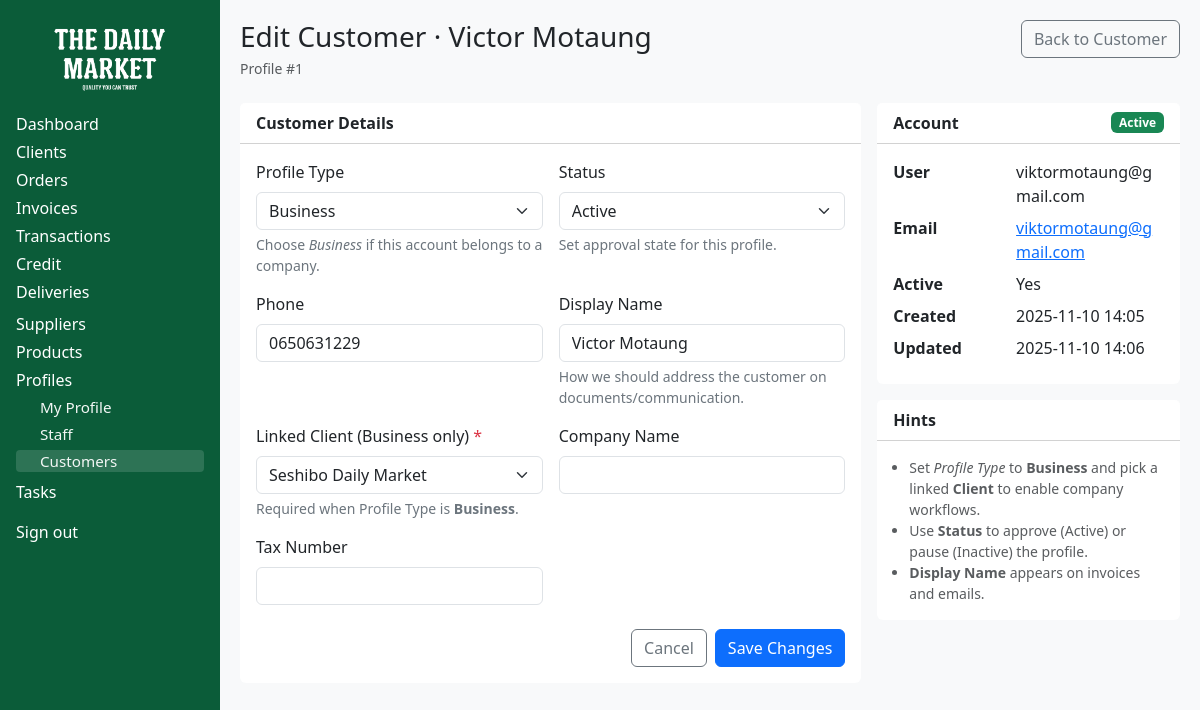
Screenshot of /portal/staff/customers/1/edit/ (signed in) with the database file from the repository.
### profiles/models.py (models this page shows, shortened)
class CustomerProfile(models.Model):
    PROFILE_CHOICES = [
        ("PERSONAL", "Personal"),
        ("BUSINESS", "Business"),
    ]
    STATUS_CHOICES = [
        ("pending", "Pending"),
        ("active", "Active"),
        ("inactive", "Inactive"),
    ]
    user = models.OneToOneField(
        settings.AUTH_USER_MODEL,
        on_delete=models.CASCADE,
        related_name="customer_profile",
    )
    profile_type = models.CharField(
        max_length=10,
        choices=PROFILE_CHOICES,
        default="PERSONAL",
        db_index=True,
    )
    status = models.CharField(
        max_length=8,
        choices=STATUS_CHOICES,
        default="pending",
        db_index=True,
        help_text="Approval state of this profile.",
    )
    phone = models.CharField(max_length=50, blank=True)
    display_name = models.CharField(
        max_length=120,
        blank=True,
        help_text="How we should address you on documents/communication.",
    )
    client = models.ForeignKey(
        Client,
        on_delete=models.SET_NULL,
        null=True,
        blank=True,
        related_name="user_profiles",
        help_text="Required when profile type is Business.",
    )
    company_name = models.CharField(max_length=160, blank=True)
    tax_number = models.CharField(max_length=60, blank=True)
    created_at = models.DateTimeField(auto_now_add=True)
    updated_at = models.DateTimeField(auto_now=True)
    last_seen_at = models.DateTimeField(null=True, blank=True, db_index=True)

### staff_portal/views.py (the view)
# urls.py: path("customers/<int:pk>/edit/", views.customer_profile_edit, name="customer_profile_edit"),
@login_required
@staff_required
def customer_profile_edit(request, pk: int):
    cp = get_object_or_404(CustomerProfile, pk=pk)
    def _send_customer_activation_email(user, profile):
        login_url = request.build_absolute_uri(reverse("client-login"))
        ctx = {"user": user, "profile": profile, "login_url": login_url}
        subject = "Seshibo Daily Market – Your account is now active"
        from_email = getattr(settings, "DEFAULT_FROM_EMAIL", "accounts@seshibodailymarket.co.za")
        recipient = (user.email or user.username)
        if not recipient:
            return False
        text_body = render_to_string("email/welcome_email.txt", ctx)
        html_body = render_to_string("email/welcome_email.html", ctx)
        msg = EmailMultiAlternatives(
            subject=subject,
            body=text_body,
            from_email=from_email,
            to=[recipient],
            headers={"Reply-To": getattr(settings, "SUPPORT_EMAIL", "support@seshibodailymarket.co.za")},
        )
        msg.attach_alternative(html_body, "text/html")
        msg.send(fail_silently=False)
        return True
    if request.method == "POST":
        form = CustomerProfileEditForm(request.POST, instance=cp)
        prev_status = cp.status
        if form.is_valid():
            updated_cp = form.save()
            just_activated = (prev_status == "pending" and updated_cp.status == "active")
            if just_activated:
                try:
                    sent = _send_customer_activation_email(updated_cp.user, updated_cp)
                    if sent:
                        messages.success(request, "Customer profile updated and welcome email sent.")
                    else:
                        messages.warning(request, "Customer activated, but no email address on file.")
                except Exception as e:
                    messages.warning(request, f"Customer activated, but failed to send email: {e}")
            else:
                messages.success(request, "Customer profile updated successfully.")
            return redirect("customer_profile_view", pk=updated_cp.pk)
        else:
            messages.error(request, "Please fix the errors below and try again.")
    else:
        form = CustomerProfileEditForm(instance=cp)
    ctx = {"cp": cp, "form": form, "user_obj": cp.user}
    return render(request, "staff_portal/customer_profile_edit.html", ctx)

### clients/models.py (called while the page is built)
    def __str__(self):
        return self.organization or self.name

### staff_portal/views.py (called while the page is built)
def staff_check(user):
    return user.is_authenticated and user.is_staff

### staff_portal/templates/staff_portal/customer_profile_edit.html (shortened to what this page needs)
{% load static humanize widget_tweaks %}
<!DOCTYPE html>
<html lang="en">
<head>
  <link href="https://cdn.jsdelivr.net/npm/bootstrap@5.3.3/dist/css/bootstrap.min.css" rel="stylesheet">
</head>
<body>
  <aside class="sidebar-desktop d-none d-lg-block sidebar-skin">
    <div class="text-center mb-3">
      <img src="{% static 'images/logo.png' %}" alt="Seshibo Daily Market" class="logo-img">
    </div>
    <a href="{% url 'staff-dashboard' %}" class="nav-link {% if request.resolver_match.url_name == 'staff-dashboard' %}active{% endif %}">Dashboard</a>
    <a href="{% url 'staff-clients' %}" class="nav-link {% if request.resolver_match.url_name in 'staff-clients client-view client-edit client-create' %}active{% endif %}">Clients</a>
    <a href="{% url 'staff-orders' %}" class="nav-link {% if request.resolver_match.url_name == 'staff-orders' %}active{% endif %}">Orders</a>
    <a href="{% url 'staff-invoices' %}" class="nav-link {% if request.resolver_match.url_name == 'staff-invoices' %}active{% endif %}">Invoices</a>
    <a href="{% url 'staff-transactions' %}" class="nav-link {% if request.resolver_match.url_name == 'staff-transactions' %}active{% endif %}">Transactions</a>
    <a href="{% url 'staff-credit' %}" class="nav-link {% if request.resolver_match.url_name == 'staff-credit' %}active{% endif %}">Credit</a>
    <div class="mb-2">
      {% with current_name=request.resolver_match.url_name %}
        <a class="nav-link d-flex align-items-center justify-content-between"
           data-bs-toggle="collapse" href="#deliveriesMenuDesktop" role="button"
           aria-expanded="{% if current_name == 'warehouse' or current_name == 'delivery' %}true{% else %}false{% endif %}"
           aria-controls="deliveriesMenuDesktop">
          <span>Deliveries</span>
        </a>
      {% endwith %}
    </div>
    <a href="{% url 'staff-suppliers' %}" class="nav-link {% if request.resolver_match.url_name in 'staff-suppliers supplier-view supplier-edit supplier-create' %}active{% endif %}">Suppliers</a>
    <a href="{% url 'staff-products' %}" class="nav-link {% if request.resolver_match.url_name in 'staff-products products-edit products-create' %}active{% endif %}">Products</a>
    <div class="mb-2">
      {% with current_name=request.resolver_match.url_name %}
        <a class="nav-link d-flex align-items-center justify-content-between"
           data-bs-toggle="collapse" href="#profilesMenuDesktop" role="button"
           aria-expanded="{% if current_name in 'my_profile staff_profile customer_profile customer_profile_view customer_profile_edit' %}true{% else %}false{% endif %}"
           aria-controls="profilesMenuDesktop">
          <span>Profiles</span>
        </a>
        <div class="collapse {% if current_name in 'my_profile staff_profile customer_profile customer_profile_view customer_profile_edit' %}show{% endif %}" id="profilesMenuDesktop">
          <a href="{% url 'my_profile' %}" class="nav-link ps-4 {% if current_name == 'my_profile' %}active{% endif %}">My Profile</a>
          <a href="{% url 'staff_profile' %}" class="nav-link ps-4 {% if current_name == 'staff_profile' %}active{% endif %}">Staff</a>
          <a href="{% url 'customer_profile' %}" class="nav-link ps-4 {% if current_name in 'customer_profile customer_profile_view customer_profile_edit' %}active{% endif %}">Customers</a>
        </div>
      {% endwith %}
    </div>
    <a href="{% url 'tasks' %}" class="nav-link {% if request.resolver_match.url_name == 'tasks' %}active{% endif %}">Tasks</a>
    <div class="mt-3">
      <form action="{% url 'logout' %}" method="post" class="m-0 p-0">
        <button type="submit" class="nav-link w-100 text-start btn btn-link p-0 text-white">Sign out</button>
      </form>
    </div>
  </aside>
  <main class="content">
    <div class="d-flex justify-content-between align-items-start flex-wrap gap-2">
      <div>
        <h3 class="m-0">Edit Customer · {{ user_obj.get_full_name|default:user_obj.username }}</h3>
        <div class="text-muted small mt-1">Profile #{{ cp.pk }}</div>
      </div>
      <a href="{% url 'customer_profile_view' cp.pk %}" class="btn btn-outline-secondary">Back to Customer</a>
    </div>
    <div class="row g-3 mt-2">
      <div class="col-lg-8">
        <div class="card border-0">
          <div class="card-header bg-white">
            <strong>Customer Details</strong>
          </div>
          <div class="card-body">
            <form method="post" novalidate>
              <div class="row g-3">
                <div class="col-md-6">
                  <label class="form-label">Profile Type</label>
                  {{ form.profile_type|add_class:"form-select" }}
                  <div class="helptext">Choose <em>Business</em> if this account belongs to a company.</div>
                </div>
                <div class="col-md-6">
                  <label class="form-label">Status</label>
                  {{ form.status|add_class:"form-select" }}
                  <div class="helptext">Set approval state for this profile.</div>
                </div>
                <div class="col-md-6">
                  <label class="form-label">Phone</label>
                  {{ form.phone|add_class:"form-control" }}
                </div>
                <div class="col-md-6">
                  <label class="form-label">Display Name</label>
                  {{ form.display_name|add_class:"form-control" }}
                  <div class="helptext">How we should address the customer on documents/communication.</div>
                </div>
                <div class="col-md-6">
                  <label class="form-label">Linked Client (Business only) <span id="clientRequiredMark" class="text-danger" style="display:none;">*</span></label>
                  {{ form.client|add_class:"form-select" }}
                  <div class="helptext">Required when Profile Type is <strong>Business</strong>.</div>
                </div>
                <div class="col-md-6">
                  <label class="form-label">Company Name</label>
                  {{ form.company_name|add_class:"form-control" }}
                </div>
                <div class="col-md-6">
                  <label class="form-label">Tax Number</label>
                  {{ form.tax_number|add_class:"form-control" }}
                </div>
              </div>
              <div class="d-flex justify-content-end gap-2 mt-4">
                <a href="{% url 'customer_profile_view' cp.pk %}" class="btn btn-outline-secondary">Cancel</a>
                <button type="submit" class="btn btn-primary">Save Changes</button>
              </div>
            </form>
          </div>
        </div>
      </div>
      <div class="col-lg-4">
        <div class="card border-0">
          <div class="card-header bg-white d-flex justify-content-between align-items-center">
            <strong>Account</strong>
            <span class="badge badge-status
              {% if cp.status == 'active' %}bg-success
              {% elif cp.status == 'inactive' %}bg-secondary
              {% else %}bg-warning text-dark{% endif %}">
              {{ cp.status }}
            </span>
          </div>
          <div class="card-body">
            <dl class="row mb-0">
              <dt class="col-5">User</dt>
              <dd class="col-7">{{ user_obj.username }}</dd>
              <dt class="col-5">Email</dt>
              <dd class="col-7">
                {% if user_obj.email %}
                  <a href="mailto:{{ user_obj.email }}">{{ user_obj.email }}</a>
                {% else %}—{% endif %}
              </dd>
              <dt class="col-5">Active</dt>
              <dd class="col-7">{% if user_obj.is_active %}Yes{% else %}No{% endif %}</dd>
              <dt class="col-5">Created</dt>
              <dd class="col-7">{{ cp.created_at|date:"Y-m-d H:i" }}</dd>
              <dt class="col-5">Updated</dt>
              <dd class="col-7">{{ cp.updated_at|date:"Y-m-d H:i" }}</dd>
            </dl>
          </div>
        </div>
        <div class="card border-0 mt-3">
          <div class="card-header bg-white"><strong>Hints</strong></div>
          <div class="card-body small text-muted">
            <ul class="mb-0 ps-3">
              <li>Set <em>Profile Type</em> to <strong>Business</strong> and pick a linked <strong>Client</strong> to enable company workflows.</li>
              <li>Use <strong>Status</strong> to approve (Active) or pause (Inactive) the profile.</li>
              <li><strong>Display Name</strong> appears on invoices and emails.</li>
            </ul>
          </div>
        </div>
      </div>
    </div>
  </main>
</body>
</html>

### staff_portal/templates/staff_portal/customer_profile_edit.html (style rules this page uses)
@media (min-width: 992px) { body { min-height: 100vh; } }
@media (min-width: 992px) { .sidebar-desktop { width: 220px; position: fixed; top: 0; left: 0; bottom: 0; overflow-y: auto; -webkit-overflow-scrolling: touch; } }
@media (min-width: 992px) { .content { margin-left: 220px; min-height: 100vh; } }
.sidebar-skin { background-color: #0b5c39; color: #fff; padding: 1rem; }
.sidebar-skin .nav-link { color: #fff; margin: .25rem 0; display: block; }
.sidebar-skin .nav-link.active, .sidebar-skin .nav-link:hover { background: rgba(255,255,255,0.15); border-radius: 4px; padding-left: 8px; }
.sidebar-skin .nav-link.ps-4 { font-size:.95rem; opacity:.95; }
.logo-img { max-height: 80px; width: auto; }
.content { background: #f8f9fa; padding: 20px; min-height: 100vh; }
.helptext { color:#6c757d; font-size:.875rem; margin-top:.25rem; }
.badge-status { text-transform: capitalize; }

### rows the page displays
CustomerProfile: pk "1", profile_type "Business", status "Active", phone "0650631229", display_name "Victor Motaung", client "Seshibo Daily Market", created_at "2025-11-10 14:05", updated_at "2025-11-10 14:06"

### other values shown
{{ user_obj.get_full_name|default:user_obj.username }} "Victor Motaung"
{{ user_obj.username }} "viktormotaung@gmail.com"
{{ user_obj.email }} "viktormotaung@gmail.com"
